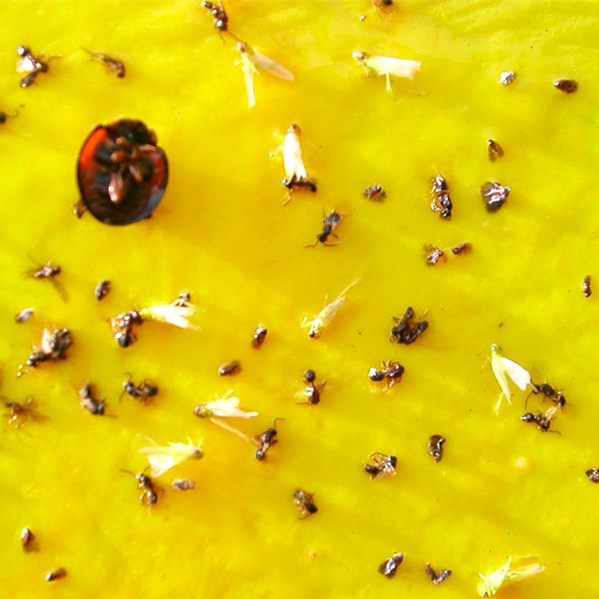
#> input picture V3_ESP32S3_LoRa_Trap/5_Receiver_RaspberryPi5_Dashboard/pi_service/test_lem_kuning.jpg, 599 x 599 px
$ python insect_counter.py test_lem_kuning.jpg
#> lines starting #> are read from the running program, lines starting #| are printed output that depends on the picture; after the words box and inside, x2 and y2 are one past the last pixel; in counts of white or black regions, pixels touching at a corner belong together
"""
====================================================================================
MODUL PENGHITUNG SERANGGA OTOMATIS (INSECT COUNTER ENGINE)
Fitur    : - Deteksi bercak serangga pada lem perekat feromon menggunakan OpenCV
           - Segmentasi adaptif dengan filter kontur (luas area & sirkularitas)
           - Anotasi otomatis: Kotak pembatas (Bounding Box) & penomoran serangga
           - Evaluasi tingkat ancaman hama (Aman, Waspada, Bahaya)
           - Dukungan modular model Deep Learning YOLOv8 (jika model .pt tersedia)
Lab ELINS - Universitas Gadjah Mada
====================================================================================
"""

import cv2
import numpy as np
import os
import time

class InsectCounter:
    def __init__(self, min_area=20, max_area=2500, yolo_model_path=None):
        """
        Inisialisasi engine penghitung serangga.
        :param min_area: Batas minimum luas kontur piksel (menghilangkan debu kecil)
        :param max_area: Batas maksimum luas kontur piksel (menghilangkan bayangan/tepi kotak)
        :param yolo_model_path: Path opsional ke model YOLO (.pt) jika tersedia
        """
        self.min_area = min_area
        self.max_area = max_area
        self.yolo_model = None

        if yolo_model_path and os.path.exists(yolo_model_path):
            try:
                from ultralytics import YOLO
                self.yolo_model = YOLO(yolo_model_path)
                print(f"[INSECT COUNTER] Berhasil memuat model YOLO: {yolo_model_path}")
            except Exception as e:
                print(f"[INSECT COUNTER] Gagal memuat model YOLO ({e}), menggunakan engine OpenCV.")

    def count_insects_opencv(self, image_path, output_annotated_path=None):
        """
        Menghitung serangga menggunakan computer vision klasik (OpenCV Contours).
        Sangat cepat dan efisien untuk Raspberry Pi 5.
        """
#> called with image_path = 'test_lem_kuning.jpg', output_annotated_path = 'annotated_sample.jpg'
        img = cv2.imread(image_path)
#> img is the input picture: shape (599, 599, 3); mean B, G, R 9.9, 198.2, 223
        if img is None:
            raise FileNotFoundError(f"Gagal membuka file gambar: {image_path}")

        h_orig, w_orig = img.shape[:2]
#> h_orig = 599; w_orig = 599

        # 1. Konversi ke Grayscale & HSV
        gray = cv2.cvtColor(img, cv2.COLOR_BGR2GRAY)
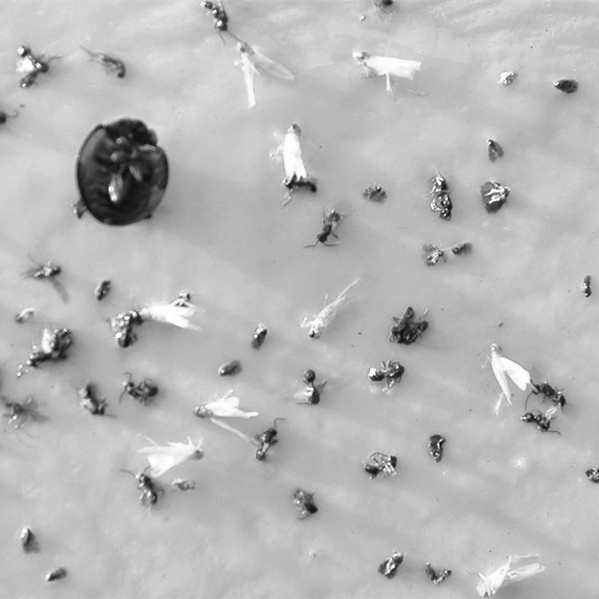
#> gray: shape (599, 599); min 7, max 255, mean 184.1
        hsv = cv2.cvtColor(img, cv2.COLOR_BGR2HSV)
#> hsv: shape (599, 599, 3); mean H, S, V 26.3, 243.1, 223

        # 2. Reduksi noise dengan Gaussian Blur
        blurred = cv2.GaussianBlur(gray, (5, 5), 0)

        # 3. Segmentasi Threshold Adaptif (Mendeteksi objek serangga gelap di latar perangkap terang)
        # Menggunakan kombinasi Otsu Thresholding dan CLAHE (Contrast Limited Adaptive Histogram Equalization)
        clahe = cv2.createCLAHE(clipLimit=2.0, tileGridSize=(8, 8))
        contrast_enhanced = clahe.apply(blurred)
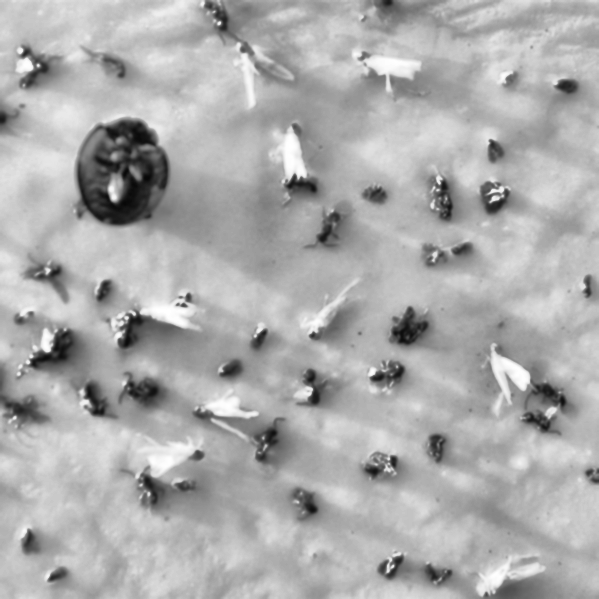
#> contrast_enhanced: shape (599, 599); min 7, max 255, mean 172.5

        # Thresholding inversi (serangga gelap menjadi putih di mask biner)
        _, thresh = cv2.threshold(contrast_enhanced, 0, 255, cv2.THRESH_BINARY_INV + cv2.THRESH_OTSU)
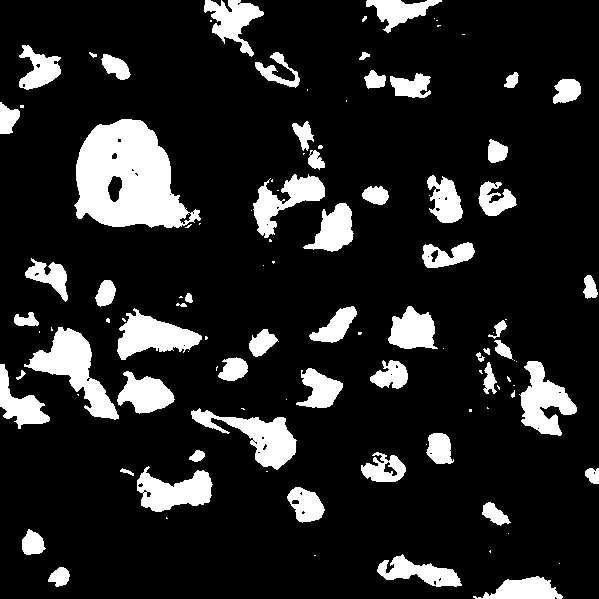
#> thresh: shape (599, 599); 14.6% white; 109 white regions (50 under 20 px), largest, box (x1, y1, x2, y2) and area: (74, 119, 201, 228) 8945, (24, 327, 119, 420) 3122, (191, 408, 297, 470) 2449

        # 4. Operasi Morfologi (Membersihkan titik debu kecil & menyatukan bagian tubuh serangga)
        kernel = cv2.getStructuringElement(cv2.MORPH_ELLIPSE, (3, 3))
        thresh = cv2.morphologyEx(thresh, cv2.MORPH_OPEN, kernel, iterations=1)
#> thresh: shape (599, 599); 14.4% white; 78 white regions (18 under 20 px), largest, box (x1, y1, x2, y2) and area: (74, 119, 189, 228) 8816, (24, 327, 119, 420) 3108, (191, 408, 297, 470) 2442
        thresh = cv2.morphologyEx(thresh, cv2.MORPH_CLOSE, kernel, iterations=1)
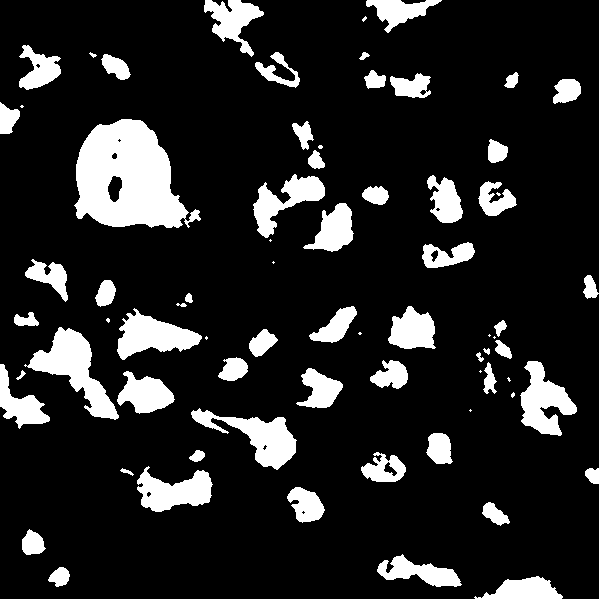
#> thresh: shape (599, 599); 14.5% white; 73 white regions (15 under 20 px)

        # 5. Deteksi Kontur
        contours, _ = cv2.findContours(thresh, cv2.RETR_EXTERNAL, cv2.CHAIN_APPROX_SIMPLE)
#> contours = 73 contours, 18 with area under 20; largest, box (x1, y1, x2, y2) and area: (74, 119, 201, 228) 9036, (24, 327, 119, 420) 2968, (191, 408, 297, 470) 2326, (117, 308, 202, 360) 2184, (520, 361, 577, 436) 2116

        detected_insects = []
        annotated_img = img.copy()

        index = 1
        for cnt in contours:
            area = cv2.contourArea(cnt)

            # Filter kontur berdasarkan batas luas area piksel
            if self.min_area <= area <= self.max_area:
                # Dapatkan koordinat bounding box
                x, y, w, h = cv2.boundingRect(cnt)

                # Filter aspek rasio (mencegah garis memanjang lem atau goresan terhitung)
                aspect_ratio = float(w) / h if h > 0 else 0
                if 0.2 < aspect_ratio < 5.0:
                    detected_insects.append({
                        "id": index,
                        "x": int(x),
                        "y": int(y),
                        "width": int(w),
                        "height": int(h),
                        "area": float(area)
                    })

                    # Gambar kotak pembatas warna hijau terang
                    cv2.rectangle(annotated_img, (x, y), (x + w, y + h), (0, 255, 0), 2)

                    # Beri label nomor serangga
                    label = f"#{index}"
                    cv2.putText(annotated_img, label, (x, max(15, y - 4)),
                                cv2.FONT_HERSHEY_SIMPLEX, 0.45, (0, 255, 255), 1, cv2.LINE_AA)
                    index += 1
#> this loop made 73 passes
#> (area, x, y, w, h, aspect_ratio, label) on passes 1 to 12: (1122.5, 474, 576, 89, 23, 3.87, '#1'), (260, 48, 567, 22, 20, 1.1, '#2'), (1250.5, 377, 554, 85, 33, 2.58, '#3'), (400.5, 22, 529, 24, 26, 0.923, '#4'), (324, 482, 502, 28, 24, 1.17, '#5'), (820.5, 287, 487, 38, 36, 1.06, '#6'), (154, 585, 468, 14, 16, 0.875, '#7'), (30, 120, 468, 14, 8, 1.75, '#8'), (1966, 137, 466, 76, 46, 1.65, '#9'), (811, 361, 452, 45, 30, 1.5, '#10'), (107.5, 189, 450, 16, 12, 1.33, '#11'), (595, 426, 433, 27, 31, 0.871, '#12')
#> area on passes 34, 59: 2968.5, 9036.5
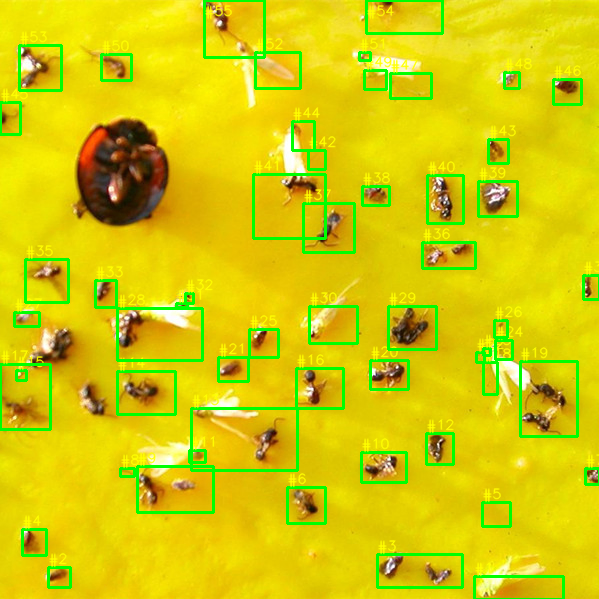
#> annotated_img: shape (599, 599, 3); 8.59% of pixels changed, all inside (x1, y1, x2, y2) = (0, 0, 599, 599)
#> after the loop, detected_insects = 55 items; index = 56

        total_count = len(detected_insects)
#> total_count = 55

        # Tentukan Status Bahaya Populasi Hama (ngengat/perangkap/hari)
        if total_count <= 4:
            threat_level = "Aman"
            status_color = (0, 200, 0) # Hijau
        elif total_count <= 9:
            threat_level = "Waspada"
            status_color = (0, 165, 255) # Oranye
        else:
            threat_level = "Bahaya"
            status_color = (0, 0, 255) # Merah

        # Tambahkan Banner Informasi di Atas Gambar
        overlay = annotated_img.copy()
        cv2.rectangle(overlay, (0, 0), (w_orig, 42), (20, 20, 20), -1)
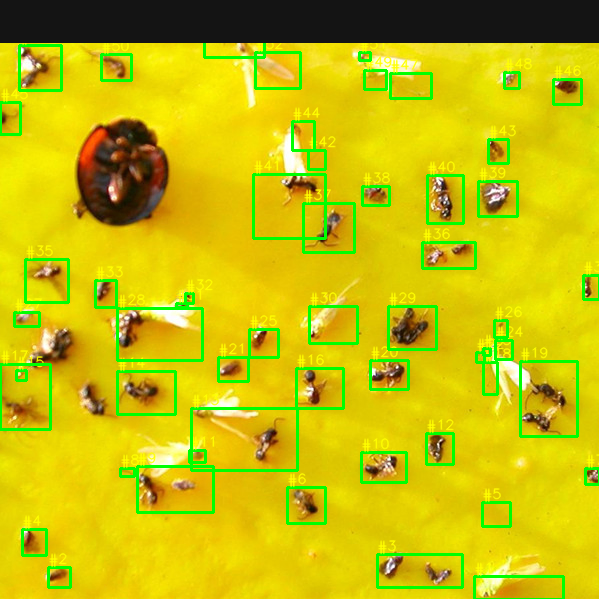
#> overlay: shape (599, 599, 3); 7.18% of pixels changed, all inside (x1, y1, x2, y2) = (0, 0, 599, 43)
        cv2.addWeighted(overlay, 0.75, annotated_img, 0.25, 0, annotated_img)

        info_text = f"Total Hama: {total_count} | Status: {threat_level}"
#> info_text = 'Total Hama: 55 | Status: Bahaya'
        cv2.putText(annotated_img, info_text, (10, 28),
                    cv2.FONT_HERSHEY_SIMPLEX, 0.7, status_color, 2, cv2.LINE_AA)
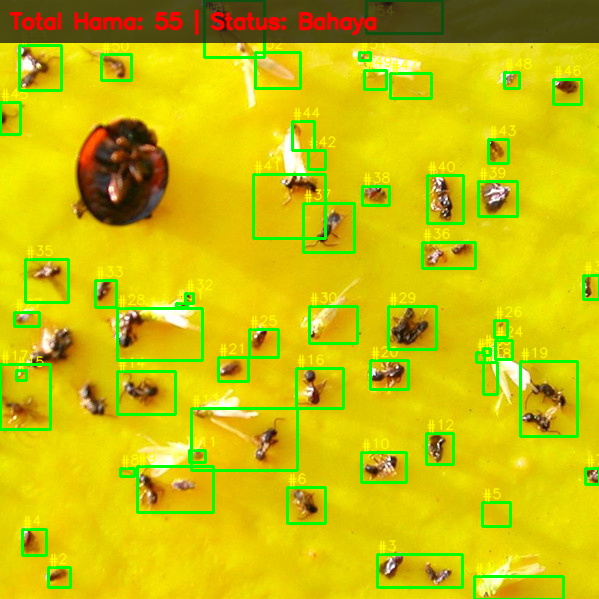
#> annotated_img: shape (599, 599, 3); mean B, G, R 8.9, 190.9, 200.6

        # Simpan gambar teranotasi jika path diberikan
        if output_annotated_path:
            out_dir = os.path.dirname(output_annotated_path)
            if out_dir:
                os.makedirs(out_dir, exist_ok=True)
            cv2.imwrite(output_annotated_path, annotated_img)

        return {
            "total_count": total_count,
            "threat_level": threat_level,
            "insects": detected_insects,
            "annotated_image_path": output_annotated_path,
            "method": "OpenCV-Contour"
        }

    def count_insects_yolo(self, image_path, output_annotated_path=None):
        """
        Deteksi menggunakan model YOLO jika pengguna memiliki model custom terlatih.
        """
        if self.yolo_model is None:
            return self.count_insects_opencv(image_path, output_annotated_path)

        results = self.yolo_model.predict(source=image_path, save=False, conf=0.35)
        res = results[0]

        annotated_img = res.plot()
        total_count = len(res.boxes)

        if total_count <= 4:
            threat_level = "Aman"
        elif total_count <= 9:
            threat_level = "Waspada"
        else:
            threat_level = "Bahaya"

        if output_annotated_path:
            out_dir = os.path.dirname(output_annotated_path)
            if out_dir:
                os.makedirs(out_dir, exist_ok=True)
            cv2.imwrite(output_annotated_path, annotated_img)

        return {
            "total_count": total_count,
            "threat_level": threat_level,
            "insects": [{"x": float(b.xywh[0][0]), "y": float(b.xywh[0][1])} for b in res.boxes],
            "annotated_image_path": output_annotated_path,
            "method": "YOLOv8"
        }

    def process_image(self, image_path, output_annotated_path=None):
        """
        Fungsi utama pemrosesan: Otomatis memilih YOLO jika ada model, atau fallback ke OpenCV.
        """
        if self.yolo_model is not None:
            return self.count_insects_yolo(image_path, output_annotated_path)
        return self.count_insects_opencv(image_path, output_annotated_path)


# ====================================================================================
# PENGUJIAN MANDIRI (STANDALONE TEST)
# ====================================================================================
if __name__ == "__main__":
    import sys
    print("[*] Testing Insect Counter Engine...")
    counter = InsectCounter(min_area=15, max_area=2500)

    # Gunakan sampel gambar yang ada jika tersedia
    sample_img = "sample.jpg"
    if len(sys.argv) > 1:
        sample_img = sys.argv[1]

    if os.path.exists(sample_img):
        res = counter.process_image(sample_img, "annotated_sample.jpg")
#> res = 5 items
        print(f"[RESULT] Deteksi Selesai: {res['total_count']} serangga terhitung.")
#| [RESULT] Deteksi Selesai: 55 serangga terhitung.
        print(f"[RESULT] Tingkat Ancaman : {res['threat_level']}")
#| [RESULT] Tingkat Ancaman : Bahaya
        print(f"[RESULT] File Hasil       : {res['annotated_image_path']}")
#| [RESULT] File Hasil       : annotated_sample.jpg
    else:
        print(f"[INFO] File {sample_img} tidak ditemukan untuk tes mandiri.")
